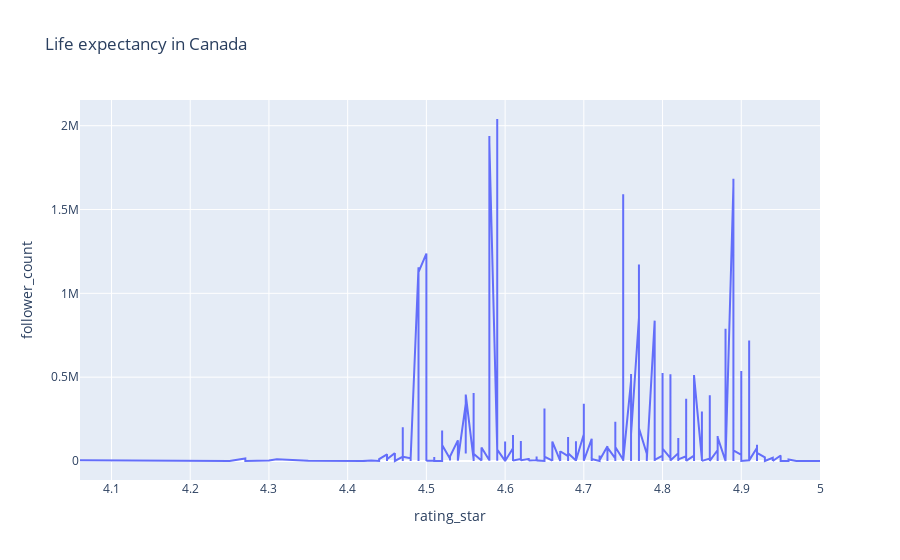

Notebook code for this chart:
### Code cell
import plotly.express as px

fig = px.line(df1, y="follower_count", x="rating_star", title='Life expectancy in Canada')
fig.show()

### Figure 1 — Plotly figure (JSON) as saved in the notebook; plotly's stock layout.template omitted (floating-point values rounded to 4 significant figures; data arrays with more than 128 entries replaced by an {"elided": "..."} marker saying what was removed)
{"data": [{"hovertemplate": "rating_star=%{x}<br>follower_count=%{y}<extra></extra>", "legendgroup": "", "line": {"color": "#636efa", "dash": "solid"}, "marker": {"symbol": "circle"}, "mode": "lines", "name": "", "orientation": "v", "showlegend": false, "type": "scatter", "x": {"elided": "740 float values"}, "xaxis": "x", "y": {"elided": "740 int values"}, "yaxis": "y"}], "layout": {"legend": {"tracegroupgap": 0}, "title": {"text": "Life expectancy in Canada"}, "xaxis": {"anchor": "y", "domain": [0, 1], "title": {"text": "rating_star"}}, "yaxis": {"anchor": "x", "domain": [0, 1], "title": {"text": "follower_count"}}}}
